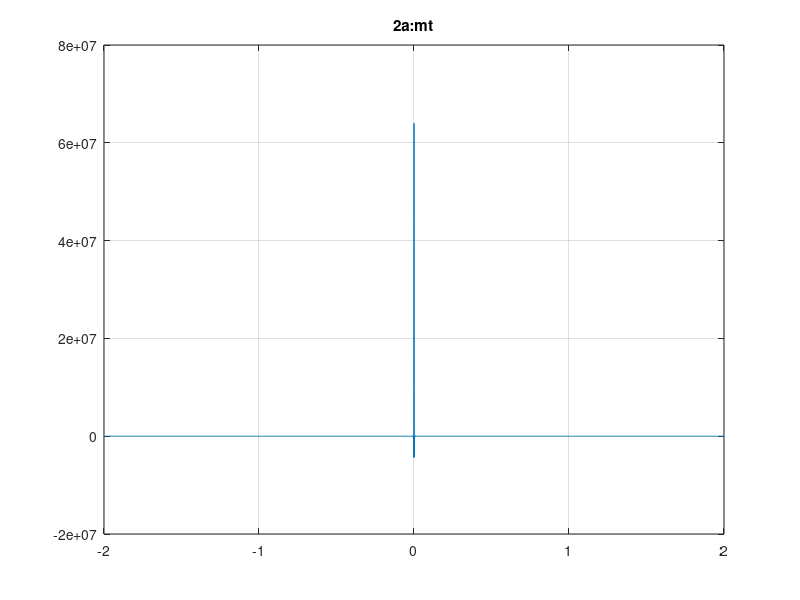
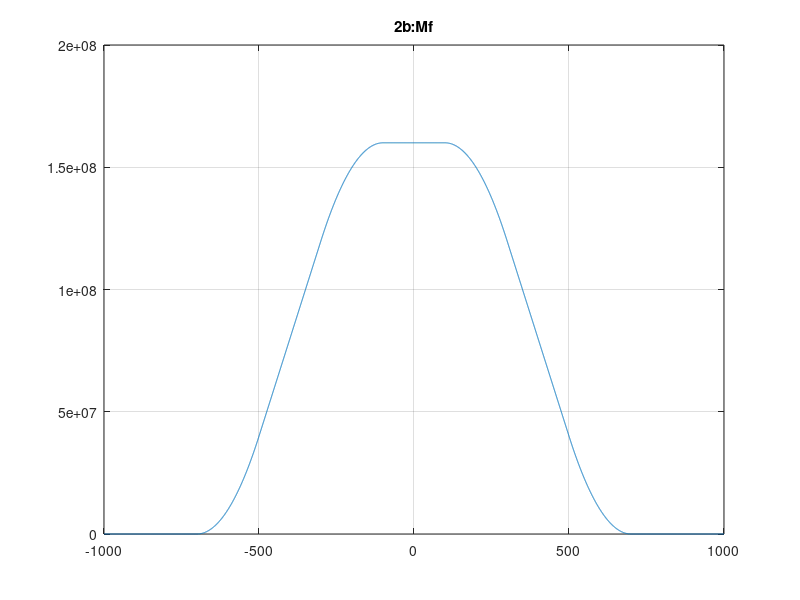

Source code (MATLAB) for these figures, in order:
 clear all
B1=100;
B2=200;
B3=400;
fs= 5*max([B1,B2,B3]);
ts=1/fs;
t= -2:ts:2;
m1_t= 200*sinc(200*t);
m2_t= 400*sinc(400*t);
m3_t= 800*sinc(800*t);
m_t= m1_t.*m2_t.*m3_t;

M_f=fft(m_t);
freq_axis= linspace(-fs/2, fs/2, length(M_f));

 figure(1)

 plot (t, m_t)
  title ('2a:mt')
 grid on
 figure(2)
 plot(freq_axis, fftshift(abs(M_f)))
   title ('2b:Mf')
 grid on
